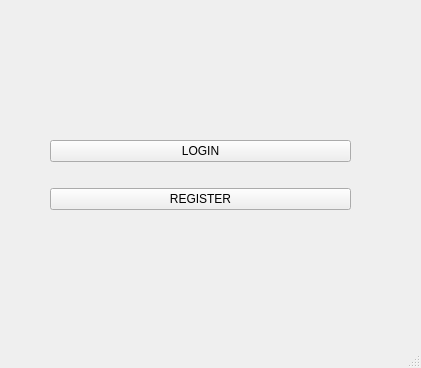
<?xml version="1.0" encoding="UTF-8"?>
<ui version="4.0">
 <class>MainWindow</class>
 <widget class="QMainWindow" name="MainWindow">
  <property name="geometry">
   <rect>
    <x>0</x>
    <y>0</y>
    <width>421</width>
    <height>368</height>
   </rect>
  </property>
  <property name="windowTitle">
   <string>MainWindow</string>
  </property>
  <widget class="QWidget" name="centralwidget">
   <widget class="QWidget" name="">
    <property name="geometry">
     <rect>
      <x>50</x>
      <y>120</y>
      <width>301</width>
      <height>111</height>
     </rect>
    </property>
    <layout class="QGridLayout" name="LoginRegisterBox">
     <item row="1" column="0">
      <widget class="QPushButton" name="RegisterButton">
       <property name="text">
        <string>REGISTER</string>
       </property>
      </widget>
     </item>
     <item row="0" column="0">
      <widget class="QPushButton" name="LoginButton">
       <property name="text">
        <string>LOGIN</string>
       </property>
      </widget>
     </item>
    </layout>
   </widget>
  </widget>
  <widget class="QMenuBar" name="menubar">
   <property name="geometry">
    <rect>
     <x>0</x>
     <y>0</y>
     <width>421</width>
     <height>22</height>
    </rect>
   </property>
  </widget>
  <widget class="QStatusBar" name="statusbar"/>
 </widget>
 <resources/>
 <connections/>
</ui>
